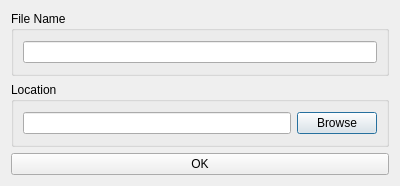
<?xml version="1.0" encoding="UTF-8"?>
<ui version="4.0">
 <class>classListCreator</class>
 <widget class="QDialog" name="classListCreator">
  <property name="geometry">
   <rect>
    <x>0</x>
    <y>0</y>
    <width>400</width>
    <height>186</height>
   </rect>
  </property>
  <property name="windowTitle">
   <string>Dialog</string>
  </property>
  <layout class="QGridLayout" name="gridLayout_2">
   <item row="1" column="0">
    <widget class="QGroupBox" name="groupBox_2">
     <property name="title">
      <string>Location</string>
     </property>
     <layout class="QHBoxLayout" name="horizontalLayout">
      <item>
       <widget class="QLineEdit" name="classFileLocationBox"/>
      </item>
      <item>
       <widget class="QPushButton" name="classFileBrowseButton">
        <property name="text">
         <string>Browse</string>
        </property>
       </widget>
      </item>
     </layout>
    </widget>
   </item>
   <item row="0" column="0">
    <widget class="QGroupBox" name="groupBox">
     <property name="title">
      <string>File Name</string>
     </property>
     <layout class="QVBoxLayout" name="verticalLayout_2">
      <item>
       <widget class="QLineEdit" name="classFileNameBox"/>
      </item>
     </layout>
    </widget>
   </item>
   <item row="2" column="0">
    <widget class="QPushButton" name="okButton">
     <property name="text">
      <string>OK</string>
     </property>
    </widget>
   </item>
  </layout>
 </widget>
 <resources/>
 <connections/>
</ui>
